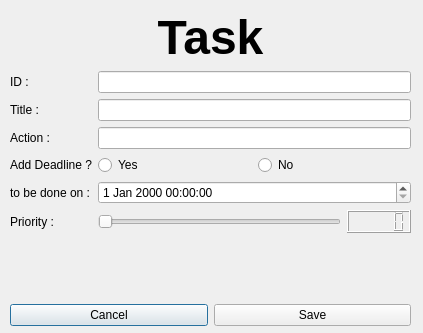
<?xml version="1.0" encoding="UTF-8"?>
<ui version="4.0">
 <class>V_TaskForm</class>
 <widget class="QDialog" name="V_TaskForm">
  <property name="geometry">
   <rect>
    <x>0</x>
    <y>0</y>
    <width>423</width>
    <height>333</height>
   </rect>
  </property>
  <property name="sizePolicy">
   <sizepolicy hsizetype="Fixed" vsizetype="Fixed">
    <horstretch>0</horstretch>
    <verstretch>0</verstretch>
   </sizepolicy>
  </property>
  <property name="windowTitle">
   <string>Dialog</string>
  </property>
  <widget class="QWidget" name="verticalLayoutWidget">
   <property name="geometry">
    <rect>
     <x>10</x>
     <y>10</y>
     <width>401</width>
     <height>316</height>
    </rect>
   </property>
   <layout class="QVBoxLayout" name="verticalLayout">
    <item>
     <layout class="QFormLayout" name="formLayout">
      <item row="1" column="0" colspan="2">
       <widget class="QLabel" name="labelWindowTitle">
        <property name="font">
         <font>
          <pointsize>36</pointsize>
          <weight>75</weight>
          <bold>true</bold>
         </font>
        </property>
        <property name="text">
         <string>Task</string>
        </property>
        <property name="alignment">
         <set>Qt::AlignCenter</set>
        </property>
       </widget>
      </item>
      <item row="3" column="0">
       <widget class="QLabel" name="iDLabel">
        <property name="text">
         <string>ID :</string>
        </property>
       </widget>
      </item>
      <item row="3" column="1">
       <widget class="QLineEdit" name="iDLineEdit">
        <property name="readOnly">
         <bool>true</bool>
        </property>
       </widget>
      </item>
      <item row="4" column="0">
       <widget class="QLabel" name="titleLabel">
        <property name="text">
         <string>Title :</string>
        </property>
       </widget>
      </item>
      <item row="4" column="1">
       <widget class="QLineEdit" name="titleLineEdit"/>
      </item>
      <item row="5" column="0">
       <widget class="QLabel" name="actionLabel">
        <property name="text">
         <string>Action :</string>
        </property>
       </widget>
      </item>
      <item row="5" column="1">
       <widget class="QLineEdit" name="actionLineEdit"/>
      </item>
      <item row="10" column="1">
       <layout class="QHBoxLayout" name="priorityLayout">
        <item>
         <widget class="QSlider" name="prioritySlider">
          <property name="orientation">
           <enum>Qt::Horizontal</enum>
          </property>
         </widget>
        </item>
        <item>
         <widget class="QLCDNumber" name="lcdNumber"/>
        </item>
       </layout>
      </item>
      <item row="10" column="0">
       <widget class="QLabel" name="priorityLabel">
        <property name="text">
         <string>Priority :</string>
        </property>
       </widget>
      </item>
      <item row="6" column="1">
       <layout class="QHBoxLayout" name="horizontalLayout_3">
        <item>
         <widget class="QRadioButton" name="yesBtn">
          <property name="text">
           <string>Yes</string>
          </property>
         </widget>
        </item>
        <item>
         <widget class="QRadioButton" name="noBtn">
          <property name="text">
           <string>No</string>
          </property>
         </widget>
        </item>
       </layout>
      </item>
      <item row="8" column="1">
       <widget class="QDateTimeEdit" name="toBeDoneOnDateTimeEdit">
        <property name="enabled">
         <bool>true</bool>
        </property>
       </widget>
      </item>
      <item row="8" column="0">
       <widget class="QLabel" name="toBeDoneOnLabel_2">
        <property name="text">
         <string>to be done on :</string>
        </property>
       </widget>
      </item>
      <item row="6" column="0">
       <widget class="QLabel" name="label">
        <property name="text">
         <string>Add Deadline ?</string>
        </property>
       </widget>
      </item>
     </layout>
    </item>
    <item>
     <layout class="QHBoxLayout" name="horizontalLayout">
      <item>
       <widget class="QPushButton" name="btnCancel">
        <property name="text">
         <string>Cancel</string>
        </property>
       </widget>
      </item>
      <item>
       <widget class="QPushButton" name="btnSave">
        <property name="text">
         <string>Save</string>
        </property>
       </widget>
      </item>
     </layout>
    </item>
   </layout>
  </widget>
 </widget>
 <resources/>
 <connections/>
</ui>
